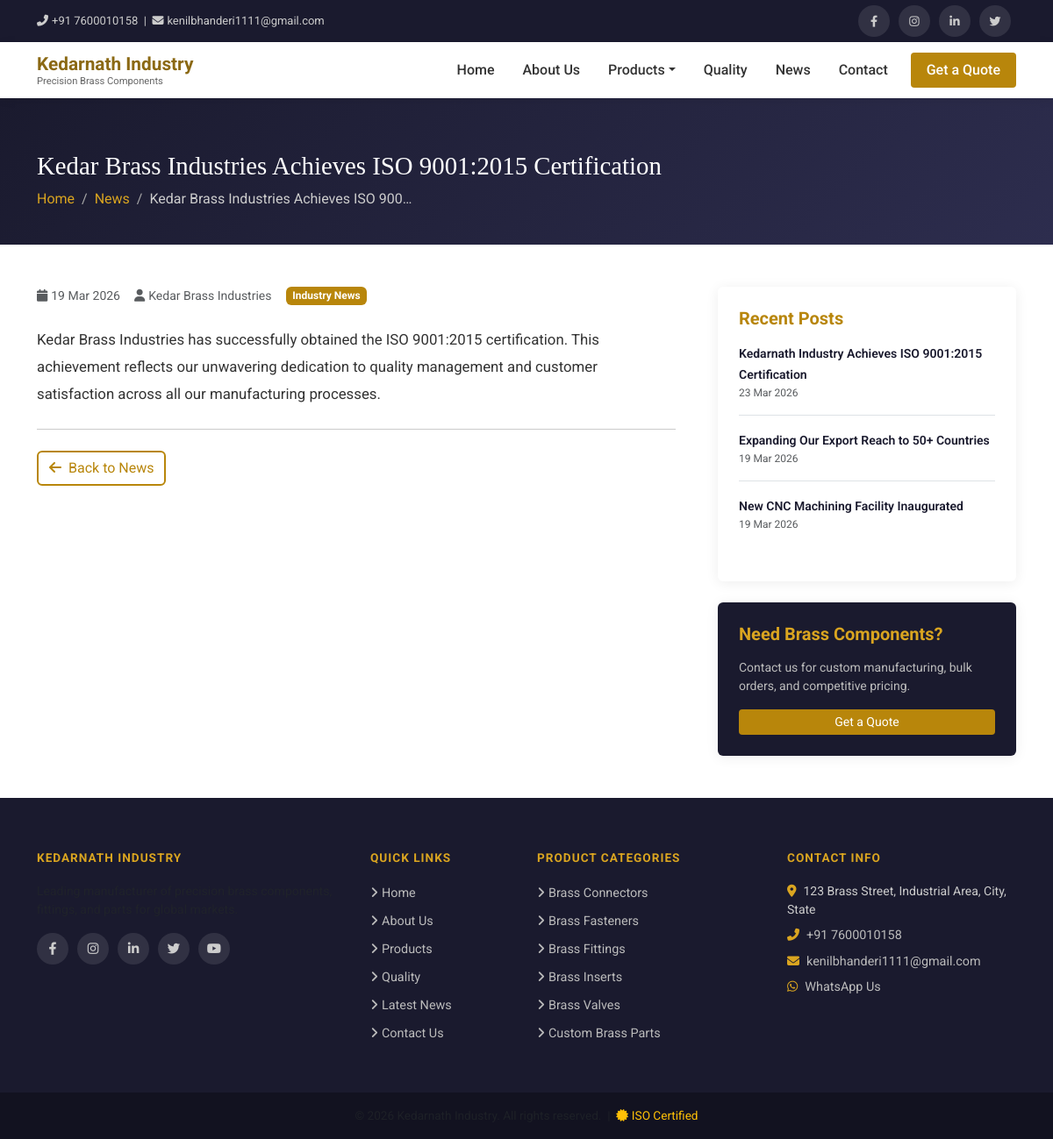
Page /blog/our-proud/ on the committed database.
### blog/models.py (models this page shows, shortened)
class Post(models.Model):
    title = models.CharField(max_length=300)
    slug = models.SlugField(unique=True, blank=True)
    excerpt = models.TextField(blank=True, help_text="Short summary shown in listings")
    content = models.TextField()
    featured_image = models.ImageField(upload_to='blog/', blank=True, null=True)
    tags = models.ManyToManyField(Tag, blank=True)
    author = models.CharField(max_length=100, default="Kedarnath Industry")
    is_published = models.BooleanField(default=False)
    published_at = models.DateTimeField(null=True, blank=True)
    created_at = models.DateTimeField(auto_now_add=True)
    updated_at = models.DateTimeField(auto_now=True)
    meta_description = models.TextField(blank=True)
    class Meta:
        ordering = ['-published_at']

class Tag(models.Model):
    name = models.CharField(max_length=100, unique=True)
    slug = models.SlugField(unique=True, blank=True)

### products/models.py (models this page shows, shortened)
class Category(models.Model):
    name = models.CharField(max_length=200)
    slug = models.SlugField(unique=True, blank=True)
    parent = models.ForeignKey(
        'self', null=True, blank=True,
        on_delete=models.SET_NULL, related_name='subcategories'
    )
    description = models.TextField(blank=True)
    image = models.ImageField(upload_to='categories/', blank=True, null=True)
    meta_description = models.TextField(blank=True)
    is_active = models.BooleanField(default=True)
    order = models.PositiveIntegerField(default=0)
    created_at = models.DateTimeField(auto_now_add=True)
    class Meta:
        ordering = ['order', 'name']
        verbose_name = "Category"
        verbose_name_plural = "Categories"

### blog/views.py (the view)
# urls.py: path('<slug:slug>/', views.post_detail, name='post_detail'),
def post_detail(request, slug):
    post = get_object_or_404(Post, slug=slug, is_published=True)
    recent_posts = Post.objects.filter(is_published=True).exclude(pk=post.pk).order_by('-published_at')[:4]
    return render(request, 'blog/post_detail.html', {'post': post, 'recent_posts': recent_posts})

### core/context_processors.py (called while the page is built)
def site_settings(request):
    try:
        settings = SiteSettings.objects.get(pk=1)
    except SiteSettings.DoesNotExist:
        settings = None
    return {'site_settings': settings}

### products/context_processors.py (called while the page is built)
def nav_categories(request):
    categories = Category.objects.filter(parent=None, is_active=True).prefetch_related('subcategories')
    return {'nav_categories': categories}

### templates/blog/post_detail.html (shortened to what this page needs)
{% extends 'base.html' %}
{% block content %}
<div class="page-header">
    <div class="container">
        <h1 class="mb-2" style="font-size:1.8rem;">{{ post.title }}</h1>
        <nav aria-label="breadcrumb"><ol class="breadcrumb mb-0">
            <li class="breadcrumb-item"><a href="{% url 'home' %}">Home</a></li>
            <li class="breadcrumb-item"><a href="{% url 'blog_list' %}">News</a></li>
            <li class="breadcrumb-item active">{{ post.title|truncatechars:40 }}</li>
        </ol></nav>
    </div>
</div>
<section class="py-5">
    <div class="container">
        <div class="row g-5">
            <div class="col-lg-8">
                <div class="d-flex gap-3 mb-4 flex-wrap">
                    <small class="text-muted"><i class="fas fa-calendar me-1"></i>{{ post.published_at|date:"d M Y" }}</small>
                    <small class="text-muted"><i class="fas fa-user me-1"></i>{{ post.author }}</small>
                    {% for tag in post.tags.all %}<span class="badge badge-brass">{{ tag.name }}</span>{% endfor %}
                </div>
                <div class="post-content" style="line-height:1.85; font-size:1.05rem;">
                    {{ post.content|linebreaks }}
                </div>
                <hr class="my-4">
                <a href="{% url 'blog_list' %}" class="btn btn-outline-brass"><i class="fas fa-arrow-left me-2"></i>Back to News</a>
            </div>
            <div class="col-lg-4">
                {% if recent_posts %}
                <div class="card p-4 mb-4">
                    <h5 class="fw-bold mb-3" style="color:var(--brass)">Recent Posts</h5>
                    {% for rp in recent_posts %}
                    <div class="d-flex gap-3 mb-3 pb-3 {% if not forloop.last %}border-bottom{% endif %}">
                        <div>
                            <a href="{% url 'post_detail' rp.slug %}" class="fw-semibold small" style="color:var(--dark);">{{ rp.title|truncatechars:60 }}</a>
                            <div class="text-muted" style="font-size:.75rem;">{{ rp.published_at|date:"d M Y" }}</div>
                        </div>
                    </div>
                    {% endfor %}
                </div>
                {% endif %}
                <div class="card p-4" style="background:var(--dark);color:#fff;">
                    <h5 class="fw-bold mb-3" style="color:var(--brass-light)">Need Brass Components?</h5>
                    <p class="small" style="color:#bbb;">Contact us for custom manufacturing, bulk orders, and competitive pricing.</p>
                    <a href="{% url 'contact' %}" class="btn btn-brass btn-sm">Get a Quote</a>
                </div>
            </div>
        </div>
    </div>
</section>
{% endblock %}

### templates/base.html (shortened to what this page needs)
{% load static %}
<!DOCTYPE html>
<html lang="en">
<head>
    {% load static %}
    <!DOCTYPE html>
    <html lang="en">
    <head>
        <link href="https://cdn.jsdelivr.net/npm/bootstrap@5.3.0/dist/css/bootstrap.min.css" rel="stylesheet">
        <link rel="stylesheet" href="https://cdnjs.cloudflare.com/ajax/libs/font-awesome/6.4.0/css/all.min.css">
    </head>
    <body>
    <div class="topbar d-none d-md-block">
        <div class="container">
            <div class="d-flex justify-content-between align-items-center">
                <div>
                    <a href="tel:+917600010158"><i class="fas fa-phone-alt me-1"></i>+91 7600010158</a>
                    &nbsp;|&nbsp;
                    <a href="mailto:kenilbhanderi1111@gmail.com"><i class="fas fa-envelope me-1"></i>kenilbhanderi1111@gmail.com</a>
                </div>
                <div class="social-icons" style="display:flex; gap:4px;">
                    <a href="https://facebook.com" target="_blank"><i class="fab fa-facebook-f"></i></a>
                    <a href="https://instagram.com" target="_blank"><i class="fab fa-instagram"></i></a>
                    <a href="https://linkedin.com" target="_blank"><i class="fab fa-linkedin-in"></i></a>
                    <a href="https://twitter.com" target="_blank"><i class="fab fa-twitter"></i></a>
                </div>
            </div>
        </div>
    </div>
    <nav class="navbar navbar-expand-lg sticky-top">
        <div class="container">
            <a class="navbar-brand d-flex align-items-center gap-2" href="{% url 'home' %}">
                <span>
                    Kedarnath Industry
                    <small>Precision Brass Components</small>
                </span>
            </a>
            <div class="collapse navbar-collapse" id="mainNav">
                <ul class="navbar-nav ms-auto align-items-lg-center gap-1">
                    <li class="nav-item"><a class="nav-link {% if request.resolver_match.url_name == 'home' %}active{% endif %}" href="{% url 'home' %}">Home</a></li>
                    <li class="nav-item"><a class="nav-link {% if request.resolver_match.url_name == 'about' %}active{% endif %}" href="{% url 'about' %}">About Us</a></li>
                    <li class="nav-item dropdown">
                        <a class="nav-link dropdown-toggle {% if 'product' in request.resolver_match.url_name %}active{% endif %}" href="#" data-bs-toggle="dropdown">Products</a>
                    </li>
                    <li class="nav-item"><a class="nav-link {% if request.resolver_match.url_name == 'quality' %}active{% endif %}" href="{% url 'quality' %}">Quality</a></li>
                    <li class="nav-item"><a class="nav-link {% if 'blog' in request.resolver_match.url_name %}active{% endif %}" href="{% url 'blog_list' %}">News</a></li>
                    <li class="nav-item"><a class="nav-link {% if request.resolver_match.url_name == 'contact' %}active{% endif %}" href="{% url 'contact' %}">Contact</a></li>
                    <li class="nav-item ms-2">
                        <a class="nav-link btn-inquiry" href="{% url 'contact' %}">Get a Quote</a>
                    </li>
                </ul>
            </div>
        </div>
    </nav>
    {% block content %}{% endblock %}
    <footer>
        <div class="container">
            <div class="row g-4">
                <div class="col-lg-4 col-md-6">
                    <h5>Kedarnath Industry</h5>
                    <p class="text-muted small">Leading manufacturer of precision brass components, fittings, and parts for global markets.</p>
                    <div class="social-icons mt-3">
                        <a href="https://facebook.com" target="_blank"><i class="fab fa-facebook-f"></i></a>
                        <a href="https://instagram.com" target="_blank"><i class="fab fa-instagram"></i></a>
                        <a href="https://linkedin.com" target="_blank"><i class="fab fa-linkedin-in"></i></a>
                        <a href="https://twitter.com" target="_blank"><i class="fab fa-twitter"></i></a>
                        <a href="https://youtube.com" target="_blank"><i class="fab fa-youtube"></i></a>
                    </div>
                </div>
                <div class="col-lg-2 col-md-6">
                    <h5>Quick Links</h5>
                    <ul class="list-unstyled">
                        <li><a href="{% url 'home' %}"><i class="fas fa-angle-right me-1"></i>Home</a></li>
                        <li><a href="{% url 'about' %}"><i class="fas fa-angle-right me-1"></i>About Us</a></li>
                        <li><a href="{% url 'product_list' %}"><i class="fas fa-angle-right me-1"></i>Products</a></li>
                        <li><a href="{% url 'quality' %}"><i class="fas fa-angle-right me-1"></i>Quality</a></li>
                        <li><a href="{% url 'blog_list' %}"><i class="fas fa-angle-right me-1"></i>Latest News</a></li>
                        <li><a href="{% url 'contact' %}"><i class="fas fa-angle-right me-1"></i>Contact Us</a></li>
                    </ul>
                </div>
                <div class="col-lg-3 col-md-6">
                    <h5>Product Categories</h5>
                    <ul class="list-unstyled">
                        {% for category in nav_categories %}
                        <li><a href="{% url 'category_detail' category.slug %}"><i class="fas fa-angle-right me-1"></i>{{ category.name }}</a></li>
                        {% empty %}
                        <li><span class="text-muted">No categories available</span></li>
                        {% endfor %}
                    </ul>
                </div>
                <div class="col-lg-3 col-md-6">
                    <h5>Contact Info</h5>
                    <ul class="list-unstyled small">
                        <li class="mb-2"><i class="fas fa-map-marker-alt me-2" style="color:var(--brass-light)"></i>123 Brass Street, Industrial Area, City, State</li>
                        <li class="mb-2"><i class="fas fa-phone-alt me-2" style="color:var(--brass-light)"></i><a href="tel:+917600010158">+91 7600010158</a></li>
                        <li class="mb-2"><i class="fas fa-envelope me-2" style="color:var(--brass-light)"></i><a href="mailto:kenilbhanderi1111@gmail.com">kenilbhanderi1111@gmail.com</a></li>
                        <li class="mb-2"><i class="fab fa-whatsapp me-2" style="color:var(--brass-light)"></i><a href="https://wa.me/917600010158" target="_blank">WhatsApp Us</a></li>
                    </ul>
                </div>
            </div>
        </div>
        <div class="footer-bottom text-center">
            <div class="container">
                <p class="mb-0 text-muted">
                    &copy; {% now "Y" %} Kedarnath Industry. All rights reserved.
                    &nbsp;|&nbsp; <span class="text-warning"><i class="fas fa-certificate me-1"></i>ISO Certified</span>
                </p>
            </div>
        </div>
    </footer>
    </body>
</html>

### templates/base.html (style rules this page uses)
:root { --brass: #B8860B; --brass-light: #DAA520; --brass-dark: #8B6914; --dark: #1a1a2e; --text-muted: #6c757d; }
body { font-family: 'Roboto', sans-serif; color: #333; }
a { text-decoration: none; }
.topbar { background: var(--dark); color: #ccc; font-size: 13px; padding: 6px 0; }
.topbar a { color: #ccc; }
.navbar { background: #fff; box-shadow: 0 2px 10px rgba(0,0,0,.08); }
.navbar-brand span { font-size: 1.3rem; font-weight: 700; color: var(--brass-dark); line-height: 1.2; }
.navbar-brand small { display: block; font-size: .7rem; color: #666; font-weight: 400; }
.nav-link { font-weight: 500; color: #333 !important; padding: 8px 14px !important; }
.btn-inquiry { background: var(--brass); color: #fff !important; border-radius: 4px; padding: 8px 18px !important; transition: background .2s; }
.page-header { background: linear-gradient(135deg, var(--dark) 0%, #2d2d4e 100%); color: #fff; padding: 60px 0 40px; }
.page-header h1 { font-family: 'Playfair Display', serif; }
.breadcrumb-item + .breadcrumb-item::before { color: #aaa; }
.breadcrumb-item a { color: var(--brass-light); }
.breadcrumb-item.active { color: #ccc; }
footer { background: var(--dark); color: #ccc; padding-top: 60px; }
footer h5 { color: var(--brass-light); font-weight: 700; margin-bottom: 20px; text-transform: uppercase; font-size: .85rem; letter-spacing: 1px; }
footer a { color: #bbb; font-size: .9rem; }
footer ul li { margin-bottom: 8px; }
.footer-bottom { background: rgba(0,0,0,.3); padding: 16px 0; margin-top: 40px; font-size: .85rem; }
.social-icons a { display: inline-flex; align-items: center; justify-content: center; width: 36px; height: 36px; border-radius: 50%; background: rgba(255,255,255,.1); color: #ccc; margin-right: 6px; transition: all .2s; }
.btn-brass { background: var(--brass); color: #fff; border: none; }
.btn-outline-brass { border: 2px solid var(--brass); color: var(--brass); background: transparent; }
.card { border: none; box-shadow: 0 2px 15px rgba(0,0,0,.07); transition: transform .2s, box-shadow .2s; }
.badge-brass { background: var(--brass); color: #fff; }

### rows in the picture
Post: title "Kedar Brass Industries Achieves ISO 9001:2015 Certification", title "Kedar Brass Industries Achieves ISO 900…", published_at "19 Mar 2026", author "Kedar Brass Industries", content "Kedar Brass Industries has successfully obtained the ISO 9001:2015 certification. This achievement reflects our unwavering dedication to quality management and customer satisfaction across all our manufacturing processes."
Tag: name "Industry News"
Post: title "Kedarnath Industry Achieves ISO 9001:2015 Certification", published_at "23 Mar 2026"
Post: title "Expanding Our Export Reach to 50+ Countries", published_at "19 Mar 2026"
Post: title "New CNC Machining Facility Inaugurated", published_at "19 Mar 2026"
Category: name "Brass Connectors"
Category: name "Brass Fasteners"
Category: name "Brass Fittings"
Category: name "Brass Inserts"
Category: name "Brass Valves"
Category: name "Custom Brass Parts"
